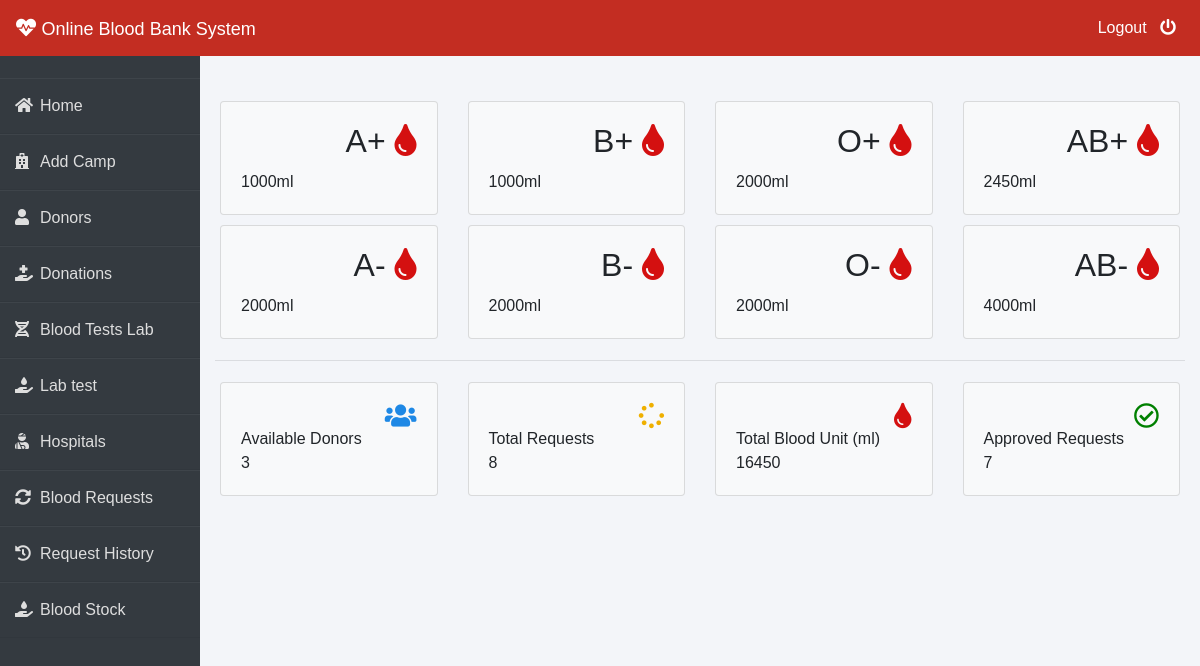
Before: /admin-dashboard (signed in) with the older database file.
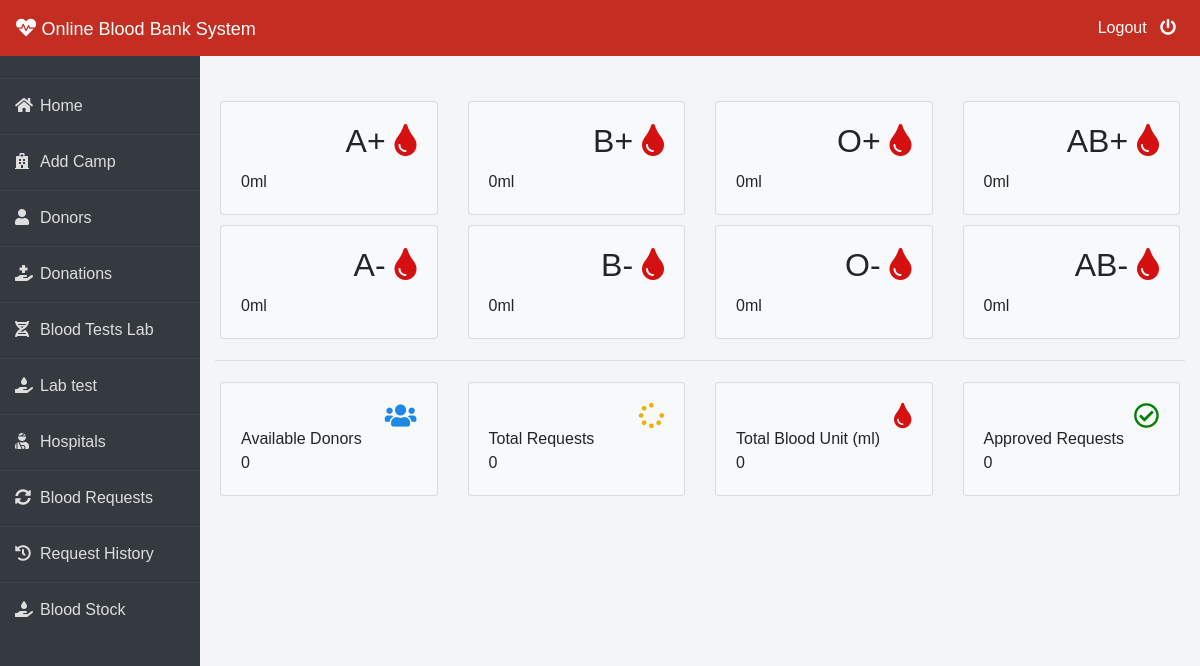
After: the same page with the newer database file.
### blood/models.py (models this page shows, shortened)
class Stock(models.Model):
    bloodgroup = models.CharField(max_length=10)
    unit = models.PositiveIntegerField(default=0)

### blood/views.py (the view)
# urls.py: path('admin-dashboard', views.admin_dashboard_view,name='admin-dashboard'),
@login_required(login_url='adminlogin')
def admin_dashboard_view(request):
    totalunit = models.Stock.objects.aggregate(Sum('unit'))
    dict = {
        'A1': models.Stock.objects.get(bloodgroup="A+"),
        'A2': models.Stock.objects.get(bloodgroup="A-"),
        'B1': models.Stock.objects.get(bloodgroup="B+"),
        'B2': models.Stock.objects.get(bloodgroup="B-"),
        'AB1': models.Stock.objects.get(bloodgroup="AB+"),
        'AB2': models.Stock.objects.get(bloodgroup="AB-"),
        'O1': models.Stock.objects.get(bloodgroup="O+"),
        'O2': models.Stock.objects.get(bloodgroup="O-"),
        'totaldonors': dmodels.Donor.objects.all().count(),
        'totalbloodunit': totalunit['unit__sum'],
        'totalrequest': models.BloodRequest.objects.all().count(),
        'totalapprovedrequest': models.BloodRequest.objects.all().filter(status='Approved').count()
    }
    return render(request, 'blood/admin_dashboard.html', context=dict)

### templates/blood/admin_dashboard.html (shortened to what the changed rows need)
{% extends 'blood/adminbase.html' %}
{% block content %}
<br><br>
<div class="container">
    <div class="row">
        <div class="col-sm-3">
          <div class="card bg-light">
            <div class="card-body">
                <div class="blood">
                    <h2>A+ <i class="fas fa-tint" ></i></h2>
                </div><br><br>
                <div>
                    {{A1.unit}}ml
                </div>
            </div>
          </div>
        </div>
        <div class="col-sm-3">
            <div class="card bg-light">
                <div class="card-body">
                    <div class="blood">
                        <h2>B+ <i class="fas fa-tint"></i></h2>
                    </div><br><br>
                    <div>
                      {{B1.unit}}ml
                    </div>
                </div>
              </div>
        </div>
        <div class="col-sm-3">
            <div class="card bg-light">
                <div class="card-body">
                    <div class="blood">
                        <h2>O+ <i class="fas fa-tint"></i></h2>
                    </div><br><br>
                    <div>
                      {{O1.unit}}ml
                    </div>
                </div>
              </div>
          </div>
          <div class="col-sm-3">
            <div class="card bg-light">
                <div class="card-body">
                    <div class="blood">
                        <h2>AB+ <i class="fas fa-tint"></i></h2>
                    </div><br><br>
                    <div>
                      {{AB1.unit}}ml
                    </div>
                </div>
              </div>
          </div>
      </div>
      <div class="row">
        <div class="col-sm-3">
          <div class="card bg-light">
            <div class="card-body">
                <div class="blood">
                    <h2>A- <i class="fas fa-tint"></i></h2>
                </div><br><br>
                <div>
                  {{A2.unit}}ml
                </div>
            </div>
          </div>
        </div>
        <div class="col-sm-3">
            <div class="card bg-light">
                <div class="card-body">
                    <div class="blood">
                        <h2>B- <i class="fas fa-tint"></i></h2>
                    </div><br><br>
                    <div>
                      {{B2.unit}}ml
                    </div>
                </div>
              </div>
        </div>
        <div class="col-sm-3">
            <div class="card bg-light">
                <div class="card-body">
                    <div class="blood">
                        <h2>O- <i class="fas fa-tint"></i></h2>
                    </div><br><br>
                    <div>
                      {{O2.unit}}ml
                    </div>
                </div>
              </div>
          </div>
          <div class="col-sm-3">
            <div class="card bg-light">
                <div class="card-body">
                    <div class="blood">
                        <h2>AB- <i class="fas fa-tint"></i></h2>
                    </div><br><br>
                    <div>
                      {{AB2.unit}}ml
                    </div>
                </div>
              </div>
          </div>
      </div>
    <div class="row">
      <div class="col-sm-3">
        <div class="card bg-light">
          <div class="card-body">
              <div class="blood">
                  <i class="fas fa-users" style="color: #1e88e5;"></i>
              </div><br>
              <div>
                  Available Donors <br>
                  {{totaldonors}}
              </div>
          </div>
        </div>
      </div>
      <div class="col-sm-3">
          <div class="card bg-light">
              <div class="card-body">
                  <div class="blood">
                      <i class="fas fa-spinner" style="color:#efb000;"></i>
                  </div><br>
                  <div>
                      Total Requests <br>
                     {{totalrequest}}
                  </div>
              </div>
            </div>
      </div>
        <div class="col-sm-3">
          <div class="card bg-light">
              <div class="card-body">
                  <div class="blood">
                      <i class="fas fa-tint xyz" style="color:#d41010;"></i>
                  </div><br>
                  <div>
                      Total Blood Unit (ml) <br>
                      {{totalbloodunit}}
                  </div>
              </div>
            </div>
        </div>
        <div class="col-sm-3">
            <div class="card bg-light">
                <div class="card-body">
                    <div class="blood">
                        <i class="far fa-check-circle" style="color:green;"></i>
                    </div><br>
                    <div>
                        Approved Requests <br>
                        {{totalapprovedrequest}}
                    </div>
                </div>
              </div>
          </div>
    </div>
</div>
{% endblock content %}

Changed rows visible on the page:
changed Stock (number 1 of 8 on the later page): unit "1000" → "0"
changed Stock (number 2 of 8 on the later page): unit "1000" → "0"
changed Stock (number 3 of 8 on the later page): unit "2000" → "0"
changed Stock (number 4 of 8 on the later page): unit "2450" → "0"
changed Stock (number 5 of 8 on the later page): unit "2000" → "0"
changed Stock (number 6 of 8 on the later page): unit "2000" → "0"
changed Stock (number 7 of 8 on the later page): unit "2000" → "0"
changed Stock (number 8 of 8 on the later page): unit "4000" → "0"
Other visible differences:
{{ totaldonors }}: "3" → "0"
{{ totalrequest }}: "8" → "0"
{{ totalbloodunit }}: "16450" → "0"
{{ totalapprovedrequest }}: "7" → "0"
